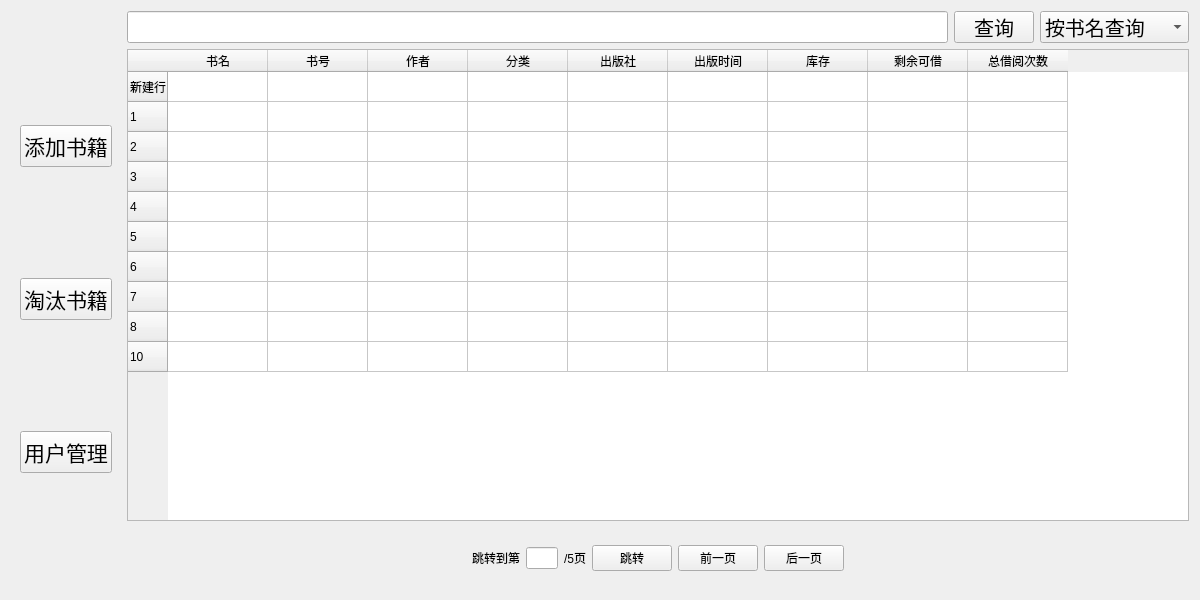
<?xml version="1.0" encoding="UTF-8"?>
<ui version="4.0">
 <class>AdminHome</class>
 <widget class="QWidget" name="AdminHome">
  <property name="geometry">
   <rect>
    <x>0</x>
    <y>0</y>
    <width>1200</width>
    <height>600</height>
   </rect>
  </property>
  <property name="windowTitle">
   <string>欢迎使用图书馆管理系统</string>
  </property>
  <layout class="QHBoxLayout" name="horizontalLayout_3">
   <item>
    <widget class="QWidget" name="gridWidget" native="true">
     <layout class="QGridLayout" name="buttonlayout">
      <item row="0" column="0">
       <widget class="QPushButton" name="addBookButton">
        <property name="enabled">
         <bool>true</bool>
        </property>
        <property name="maximumSize">
         <size>
          <width>100</width>
          <height>42</height>
         </size>
        </property>
        <property name="font">
         <font>
          <pointsize>16</pointsize>
         </font>
        </property>
        <property name="text">
         <string>添加书籍</string>
        </property>
       </widget>
      </item>
      <item row="1" column="0">
       <widget class="QPushButton" name="dropBookButton">
        <property name="maximumSize">
         <size>
          <width>100</width>
          <height>42</height>
         </size>
        </property>
        <property name="font">
         <font>
          <pointsize>16</pointsize>
         </font>
        </property>
        <property name="text">
         <string>淘汰书籍</string>
        </property>
       </widget>
      </item>
      <item row="2" column="0">
       <widget class="QPushButton" name="userManageButton">
        <property name="maximumSize">
         <size>
          <width>100</width>
          <height>42</height>
         </size>
        </property>
        <property name="font">
         <font>
          <pointsize>16</pointsize>
         </font>
        </property>
        <property name="text">
         <string>用户管理</string>
        </property>
       </widget>
      </item>
     </layout>
    </widget>
   </item>
   <item>
    <layout class="QVBoxLayout" name="verticalLayout">
     <item>
      <layout class="QHBoxLayout" name="Hlayout1_2">
       <item>
        <widget class="QLineEdit" name="searchEdit_2">
         <property name="font">
          <font>
           <pointsize>15</pointsize>
          </font>
         </property>
        </widget>
       </item>
       <item>
        <widget class="QPushButton" name="searchButton_2">
         <property name="maximumSize">
          <size>
           <width>16777215</width>
           <height>32</height>
          </size>
         </property>
         <property name="font">
          <font>
           <pointsize>15</pointsize>
          </font>
         </property>
         <property name="text">
          <string>查询</string>
         </property>
         <property name="icon">
          <iconset>
           <selectedon>C:/Users/syx/.designer/images/search.png</selectedon>
          </iconset>
         </property>
        </widget>
       </item>
       <item>
        <widget class="QComboBox" name="comboBox_2">
         <property name="minimumSize">
          <size>
           <width>0</width>
           <height>32</height>
          </size>
         </property>
         <property name="maximumSize">
          <size>
           <width>16777215</width>
           <height>32</height>
          </size>
         </property>
         <property name="font">
          <font>
           <pointsize>15</pointsize>
          </font>
         </property>
         <item>
          <property name="text">
           <string>按书名查询</string>
          </property>
         </item>
         <item>
          <property name="text">
           <string>按书号查询</string>
          </property>
         </item>
         <item>
          <property name="text">
           <string>按作者查询</string>
          </property>
         </item>
         <item>
          <property name="text">
           <string>按分类查询</string>
          </property>
         </item>
         <item>
          <property name="text">
           <string>按出版社查询</string>
          </property>
         </item>
        </widget>
       </item>
      </layout>
     </item>
     <item>
      <widget class="QTableWidget" name="tableWidget">
       <row>
        <property name="text">
         <string>新建行</string>
        </property>
       </row>
       <row>
        <property name="text">
         <string>1</string>
        </property>
       </row>
       <row>
        <property name="text">
         <string>2</string>
        </property>
       </row>
       <row>
        <property name="text">
         <string>3</string>
        </property>
       </row>
       <row>
        <property name="text">
         <string>4</string>
        </property>
       </row>
       <row>
        <property name="text">
         <string>5</string>
        </property>
       </row>
       <row>
        <property name="text">
         <string>6</string>
        </property>
       </row>
       <row>
        <property name="text">
         <string>7</string>
        </property>
       </row>
       <row>
        <property name="text">
         <string>8</string>
        </property>
       </row>
       <row>
        <property name="text">
         <string>10</string>
        </property>
       </row>
       <column>
        <property name="text">
         <string>书名</string>
        </property>
       </column>
       <column>
        <property name="text">
         <string>书号</string>
        </property>
       </column>
       <column>
        <property name="text">
         <string>作者</string>
        </property>
       </column>
       <column>
        <property name="text">
         <string>分类</string>
        </property>
       </column>
       <column>
        <property name="text">
         <string>出版社</string>
        </property>
       </column>
       <column>
        <property name="text">
         <string>出版时间</string>
        </property>
       </column>
       <column>
        <property name="text">
         <string>库存</string>
        </property>
       </column>
       <column>
        <property name="text">
         <string>剩余可借</string>
        </property>
       </column>
       <column>
        <property name="text">
         <string>总借阅次数</string>
        </property>
       </column>
      </widget>
     </item>
     <item>
      <widget class="QWidget" name="horizontalWidget" native="true">
       <layout class="QHBoxLayout" name="horizontalLayout_2">
        <item>
         <widget class="QWidget" name="widget_2" native="true">
          <property name="maximumSize">
           <size>
            <width>300</width>
            <height>16777215</height>
           </size>
          </property>
          <layout class="QHBoxLayout" name="Hlayout_2" stretch="0,0,0,0,0,0">
           <property name="sizeConstraint">
            <enum>QLayout::SetFixedSize</enum>
           </property>
           <item>
            <widget class="QLabel" name="jumpToLabel_2">
             <property name="text">
              <string>跳转到第</string>
             </property>
            </widget>
           </item>
           <item>
            <widget class="QLineEdit" name="pageEdit_2">
             <property name="maximumSize">
              <size>
               <width>32</width>
               <height>16777215</height>
              </size>
             </property>
            </widget>
           </item>
           <item>
            <widget class="QLabel" name="pageLabel_2">
             <property name="text">
              <string>/5页</string>
             </property>
            </widget>
           </item>
           <item>
            <widget class="QPushButton" name="jumpToButton_2">
             <property name="text">
              <string>跳转</string>
             </property>
            </widget>
           </item>
           <item>
            <widget class="QPushButton" name="prevButton_2">
             <property name="text">
              <string>前一页</string>
             </property>
            </widget>
           </item>
           <item>
            <widget class="QPushButton" name="backButton_2">
             <property name="text">
              <string>后一页</string>
             </property>
            </widget>
           </item>
          </layout>
         </widget>
        </item>
       </layout>
      </widget>
     </item>
    </layout>
   </item>
  </layout>
 </widget>
 <resources/>
 <connections/>
</ui>
